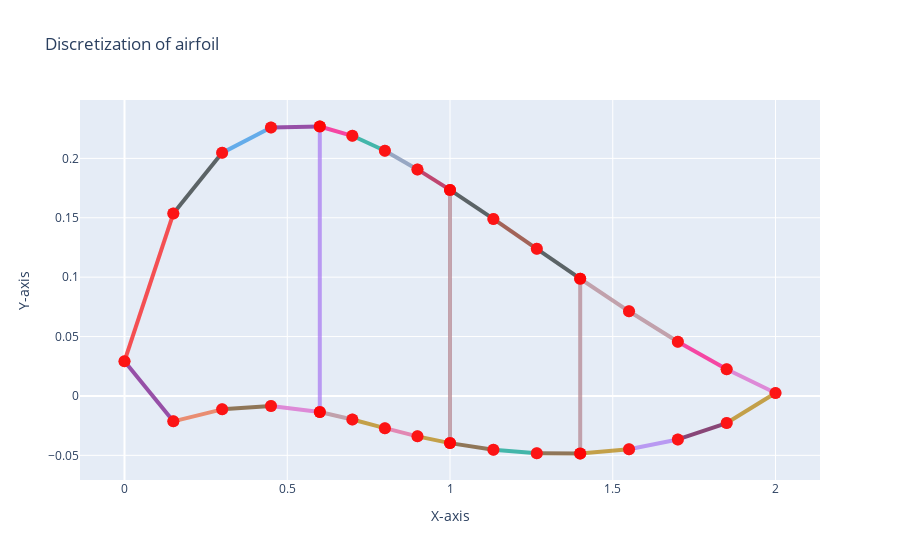

Notebook source saved alongside this figure:
### Markdown cell above
# Discretizing an airfoil

In the code cell below we discretize an airfoil using the methods explained above. Here we make use of the repository `tuduam` which you have seen before for the preliminary sizing of the propeller. In this notebook however we will be working with the `structures` module of the repository. More specifically in the following code cell we'll utilize `discretize_airfoil`. We'll also plot the result using  `plotly`. You can see information on each boom by hovering over it with your mouse.

### Code cell
import tuduam as tud
from tuduam.structures.wingbox import discretize_airfoil
import os 
import numpy as np


data_path = os.path.join(".",'tuduam/tests/naca45112.txt')
chord = 2 # meters
attr_dict = {
    "n_cell":4,
    "spar_loc_nondim":[0.3, 0.5, 0.7],
    "t_sk_cell":[0.002,0.004,0.004, 0.004],
    "area_str":20e-6,
    "t_sp":0.008,
    "str_cell":[8,8,7,8],
}


# 
wingbox_struct = tud.Wingbox(**attr_dict)
wingbox = discretize_airfoil(data_path, chord, wingbox_struct)
wingbox.plot_geometry()

### Figure 1 — Plotly figure (JSON) as saved in the notebook; plotly's stock layout.template omitted (floating-point values rounded to 4 significant figures)
{"data": [{"hovertext": ["Boom : 0, Area: 101.53 mm^2", "Boom : 1, Area: 325.69 mm^2"], "line": {"color": "#FB0D0D", "width": 4}, "marker": {"color": "red", "size": 12, "symbol": "circle"}, "mode": "lines+markers", "opacity": 0.7, "showlegend": false, "type": "scatter", "x": [0, 0.15], "y": [0.02931, 0.1535]}, {"hovertext": ["Boom : 1, Area: 325.69 mm^2", "Boom : 2, Area: 320.1 mm^2"], "line": {"color": "#222A2A", "width": 4}, "marker": {"color": "red", "size": 12, "symbol": "circle"}, "mode": "lines+markers", "opacity": 0.7, "showlegend": false, "type": "scatter", "x": [0.15, 0.3], "y": [0.1535, 0.2046]}, {"hovertext": ["Boom : 2, Area: 320.1 mm^2", "Boom : 3, Area: 315.91 mm^2"], "line": {"color": "#2E91E5", "width": 4}, "marker": {"color": "red", "size": 12, "symbol": "circle"}, "mode": "lines+markers", "opacity": 0.7, "showlegend": false, "type": "scatter", "x": [0.3, 0.45], "y": [0.2046, 0.226]}, {"hovertext": ["Boom : 3, Area: 315.91 mm^2", "Boom : 4, Area: 895.28 mm^2"], "line": {"color": "#750D86", "width": 4}, "marker": {"color": "red", "size": 12, "symbol": "circle"}, "mode": "lines+markers", "opacity": 0.7, "showlegend": false, "type": "scatter", "x": [0.45, 0.6], "y": [0.226, 0.2268]}, {"hovertext": ["Boom : 4, Area: 895.28 mm^2", "Boom : 5, Area: 420.38 mm^2"], "line": {"color": "#FC0080", "width": 4}, "marker": {"color": "red", "size": 12, "symbol": "circle"}, "mode": "lines+markers", "opacity": 0.7, "showlegend": false, "type": "scatter", "x": [0.6, 0.7], "y": [0.2268, 0.219]}, {"hovertext": ["Boom : 5, Area: 420.38 mm^2", "Boom : 6, Area: 422.75 mm^2"], "line": {"color": "#00A08B", "width": 4}, "marker": {"color": "red", "size": 12, "symbol": "circle"}, "mode": "lines+markers", "opacity": 0.7, "showlegend": false, "type": "scatter", "x": [0.7, 0.8], "y": [0.219, 0.2064]}, {"hovertext": ["Boom : 6, Area: 422.75 mm^2", "Boom : 7, Area: 424.67 mm^2"], "line": {"color": "#778AAE", "width": 4}, "marker": {"color": "red", "size": 12, "symbol": "circle"}, "mode": "lines+markers", "opacity": 0.7, "showlegend": false, "type": "scatter", "x": [0.8, 0.9], "y": [0.2064, 0.1907]}, {"hovertext": ["Boom : 7, Area: 424.67 mm^2", "Boom : 8, Area: 862.64 mm^2"], "line": {"color": "#AF0038", "width": 4}, "marker": {"color": "red", "size": 12, "symbol": "circle"}, "mode": "lines+markers", "opacity": 0.7, "showlegend": false, "type": "scatter", "x": [0.9, 1], "y": [0.1907, 0.1735]}, {"hovertext": ["Boom : 8, Area: 862.64 mm^2", "Boom : 9, Area: 561.81 mm^2"], "line": {"color": "#222A2A", "width": 4}, "marker": {"color": "red", "size": 12, "symbol": "circle"}, "mode": "lines+markers", "opacity": 0.7, "showlegend": false, "type": "scatter", "x": [1, 1.133], "y": [0.1735, 0.1491]}, {"hovertext": ["Boom : 9, Area: 561.81 mm^2", "Boom : 10, Area: 562.77 mm^2"], "line": {"color": "#862A16", "width": 4}, "marker": {"color": "red", "size": 12, "symbol": "circle"}, "mode": "lines+markers", "opacity": 0.7, "showlegend": false, "type": "scatter", "x": [1.133, 1.267], "y": [0.1491, 0.1239]}, {"hovertext": ["Boom : 10, Area: 562.77 mm^2", "Boom : 11, Area: 658.59 mm^2"], "line": {"color": "#222A2A", "width": 4}, "marker": {"color": "red", "size": 12, "symbol": "circle"}, "mode": "lines+markers", "opacity": 0.7, "showlegend": false, "type": "scatter", "x": [1.267, 1.4], "y": [0.1239, 0.09869]}, {"hovertext": ["Boom : 11, Area: 658.59 mm^2", "Boom : 12, Area: 635.43 mm^2"], "line": {"color": "#B2828D", "width": 4}, "marker": {"color": "red", "size": 12, "symbol": "circle"}, "mode": "lines+markers", "opacity": 0.7, "showlegend": false, "type": "scatter", "x": [1.4, 1.55], "y": [0.09869, 0.07125]}, {"hovertext": ["Boom : 12, Area: 635.43 mm^2", "Boom : 13, Area: 681.32 mm^2"], "line": {"color": "#B2828D", "width": 4}, "marker": {"color": "red", "size": 12, "symbol": "circle"}, "mode": "lines+markers", "opacity": 0.7, "showlegend": false, "type": "scatter", "x": [1.55, 1.7], "y": [0.07125, 0.0456]}, {"hovertext": ["Boom : 13, Area: 681.32 mm^2", "Boom : 14, Area: 608.28 mm^2"], "line": {"color": "#FC0080", "width": 4}, "marker": {"color": "red", "size": 12, "symbol": "circle"}, "mode": "lines+markers", "opacity": 0.7, "showlegend": false, "type": "scatter", "x": [1.7, 1.85], "y": [0.0456, 0.02247]}, {"hovertext": ["Boom : 14, Area: 608.28 mm^2", "Boom : 15, Area: 641.41 mm^2"], "line": {"color": "#DA60CA", "width": 4}, "marker": {"color": "red", "size": 12, "symbol": "circle"}, "mode": "lines+markers", "opacity": 0.7, "showlegend": false, "type": "scatter", "x": [1.85, 2], "y": [0.02247, 0.002514]}, {"hovertext": ["Boom : 15, Area: 641.41 mm^2", "Boom : 16, Area: 606.86 mm^2"], "line": {"color": "#B68100", "width": 4}, "marker": {"color": "red", "size": 12, "symbol": "circle"}, "mode": "lines+markers", "opacity": 0.7, "showlegend": false, "type": "scatter", "x": [2, 1.85], "y": [0.002514, -0.02281]}, {"hovertext": ["Boom : 16, Area: 606.86 mm^2", "Boom : 17, Area: 614.53 mm^2"], "line": {"color": "#620042", "width": 4}, "marker": {"color": "red", "size": 12, "symbol": "circle"}, "mode": "lines+markers", "opacity": 0.7, "showlegend": false, "type": "scatter", "x": [1.85, 1.7], "y": [-0.02281, -0.03659]}, {"hovertext": ["Boom : 17, Area: 614.53 mm^2", "Boom : 18, Area: 615.04 mm^2"], "line": {"color": "#A777F1", "width": 4}, "marker": {"color": "red", "size": 12, "symbol": "circle"}, "mode": "lines+markers", "opacity": 0.7, "showlegend": false, "type": "scatter", "x": [1.7, 1.55], "y": [-0.03659, -0.04486]}, {"hovertext": ["Boom : 18, Area: 615.04 mm^2", "Boom : 19, Area: 827.15 mm^2"], "line": {"color": "#B68100", "width": 4}, "marker": {"color": "red", "size": 12, "symbol": "circle"}, "mode": "lines+markers", "opacity": 0.7, "showlegend": false, "type": "scatter", "x": [1.55, 1.4], "y": [-0.04486, -0.04844]}, {"hovertext": ["Boom : 19, Area: 827.15 mm^2", "Boom : 20, Area: 550.6 mm^2"], "line": {"color": "#6C4516", "width": 4}, "marker": {"color": "red", "size": 12, "symbol": "circle"}, "mode": "lines+markers", "opacity": 0.7, "showlegend": false, "type": "scatter", "x": [1.4, 1.267], "y": [-0.04844, -0.04823]}, {"hovertext": ["Boom : 20, Area: 550.6 mm^2", "Boom : 21, Area: 551.02 mm^2"], "line": {"color": "#00A08B", "width": 4}, "marker": {"color": "red", "size": 12, "symbol": "circle"}, "mode": "lines+markers", "opacity": 0.7, "showlegend": false, "type": "scatter", "x": [1.267, 1.133], "y": [-0.04823, -0.04523]}, {"hovertext": ["Boom : 21, Area: 551.02 mm^2", "Boom : 22, Area: 567.44 mm^2"], "line": {"color": "#6C4516", "width": 4}, "marker": {"color": "red", "size": 12, "symbol": "circle"}, "mode": "lines+markers", "opacity": 0.7, "showlegend": false, "type": "scatter", "x": [1.133, 1], "y": [-0.04523, -0.0397]}, {"hovertext": ["Boom : 22, Area: 567.44 mm^2", "Boom : 23, Area: 419.72 mm^2"], "line": {"color": "#B68100", "width": 4}, "marker": {"color": "red", "size": 12, "symbol": "circle"}, "mode": "lines+markers", "opacity": 0.7, "showlegend": false, "type": "scatter", "x": [1, 0.9], "y": [-0.0397, -0.034]}, {"hovertext": ["Boom : 23, Area: 419.72 mm^2", "Boom : 24, Area: 420.66 mm^2"], "line": {"color": "#E15F99", "width": 4}, "marker": {"color": "red", "size": 12, "symbol": "circle"}, "mode": "lines+markers", "opacity": 0.7, "showlegend": false, "type": "scatter", "x": [0.9, 0.8], "y": [-0.034, -0.0271]}, {"hovertext": ["Boom : 24, Area: 420.66 mm^2", "Boom : 25, Area: 421.96 mm^2"], "line": {"color": "#B68100", "width": 4}, "marker": {"color": "red", "size": 12, "symbol": "circle"}, "mode": "lines+markers", "opacity": 0.7, "showlegend": false, "type": "scatter", "x": [0.8, 0.7], "y": [-0.0271, -0.01986]}, {"hovertext": ["Boom : 25, Area: 421.96 mm^2", "Boom : 26, Area: 105.79 mm^2"], "line": {"color": "#B2828D", "width": 4}, "marker": {"color": "red", "size": 12, "symbol": "circle"}, "mode": "lines+markers", "opacity": 0.7, "showlegend": false, "type": "scatter", "x": [0.7, 0.6], "y": [-0.01986, -0.01356]}, {"hovertext": ["Boom : 26, Area: 105.79 mm^2", "Boom : 27, Area: 328.18 mm^2"], "line": {"color": "#DA60CA", "width": 4}, "marker": {"color": "red", "size": 12, "symbol": "circle"}, "mode": "lines+markers", "opacity": 0.7, "showlegend": false, "type": "scatter", "x": [0.6, 0.45], "y": [-0.01356, -0.008457]}, {"hovertext": ["Boom : 27, Area: 328.18 mm^2", "Boom : 28, Area: 327.36 mm^2"], "line": {"color": "#6C4516", "width": 4}, "marker": {"color": "red", "size": 12, "symbol": "circle"}, "mode": "lines+markers", "opacity": 0.7, "showlegend": false, "type": "scatter", "x": [0.45, 0.3], "y": [-0.008457, -0.01128]}, {"hovertext": ["Boom : 28, Area: 327.36 mm^2", "Boom : 29, Area: 277.42 mm^2"], "line": {"color": "#EB663B", "width": 4}, "marker": {"color": "red", "size": 12, "symbol": "circle"}, "mode": "lines+markers", "opacity": 0.7, "showlegend": false, "type": "scatter", "x": [0.3, 0.15], "y": [-0.01128, -0.02135]}, {"hovertext": ["Boom : 29, Area: 277.42 mm^2", "Boom : 0, Area: 101.53 mm^2"], "line": {"color": "#750D86", "width": 4}, "marker": {"color": "red", "size": 12, "symbol": "circle"}, "mode": "lines+markers", "opacity": 0.7, "showlegend": false, "type": "scatter", "x": [0.15, 0], "y": [-0.02135, 0.02931]}, {"hovertext": ["Boom : 4, Area: 895.28 mm^2", "Boom : 26, Area: 105.79 mm^2"], "line": {"color": "#A777F1", "width": 4}, "marker": {"color": "red", "size": 12, "symbol": "circle"}, "mode": "lines+markers", "opacity": 0.7, "showlegend": false, "type": "scatter", "x": [0.6, 0.6], "y": [0.2268, -0.01356]}, {"hovertext": ["Boom : 8, Area: 862.64 mm^2", "Boom : 22, Area: 567.44 mm^2"], "line": {"color": "#B2828D", "width": 4}, "marker": {"color": "red", "size": 12, "symbol": "circle"}, "mode": "lines+markers", "opacity": 0.7, "showlegend": false, "type": "scatter", "x": [1, 1], "y": [0.1735, -0.0397]}, {"hovertext": ["Boom : 11, Area: 658.59 mm^2", "Boom : 19, Area: 827.15 mm^2"], "line": {"color": "#B2828D", "width": 4}, "marker": {"color": "red", "size": 12, "symbol": "circle"}, "mode": "lines+markers", "opacity": 0.7, "showlegend": false, "type": "scatter", "x": [1.4, 1.4], "y": [0.09869, -0.04844]}], "layout": {"title": {"text": "Discretization of airfoil"}, "xaxis": {"title": {"text": "X-axis"}}, "yaxis": {"title": {"text": "Y-axis"}}}}
